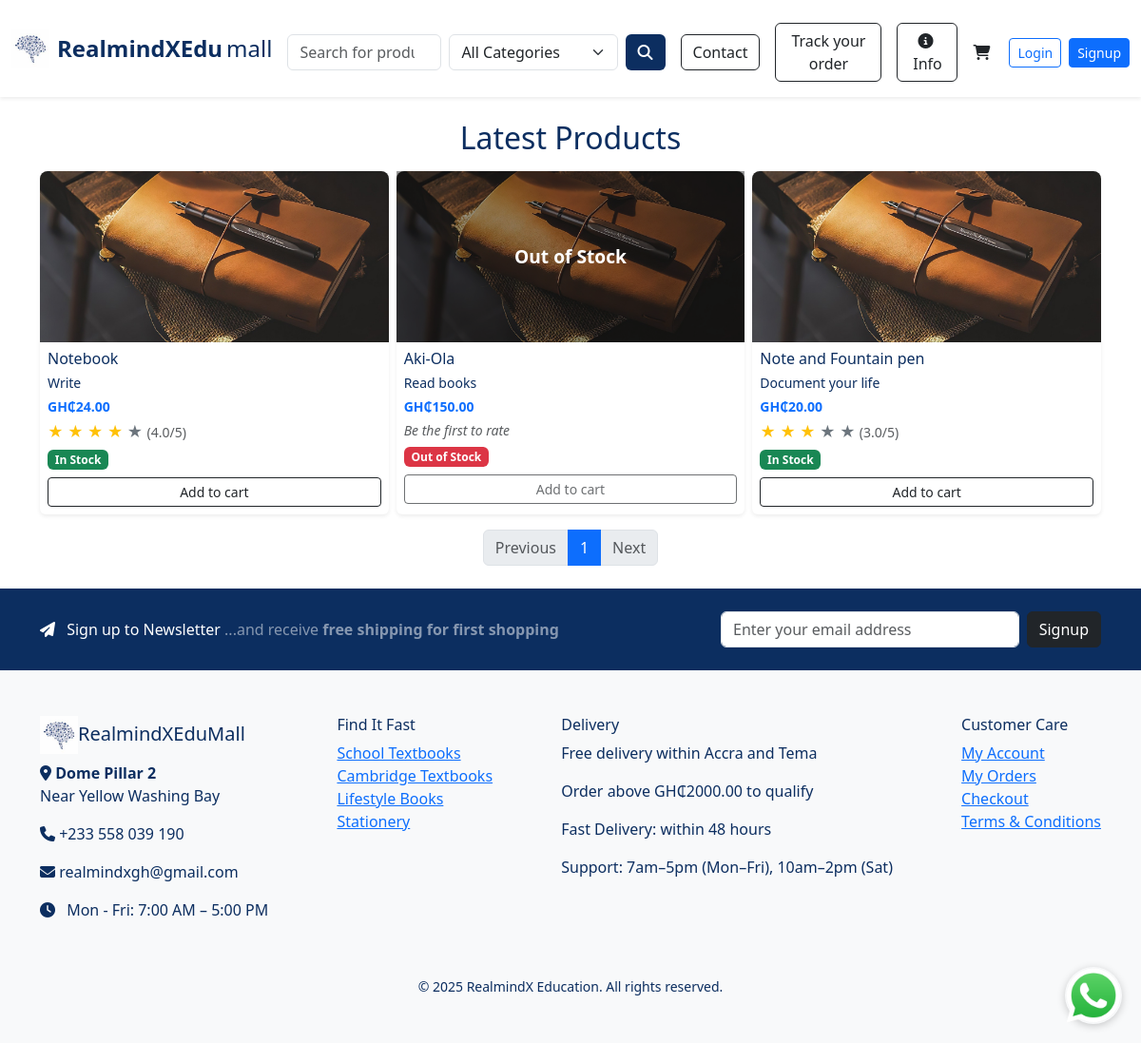
The page / on the database its author committed.
### e_commerce/models/products.py (models this page shows, shortened)
class Product(db.Model):
    __tablename__ = 'product'  # Optional, but makes FK references safer
    id = db.Column(db.Integer, primary_key=True)
    name = db.Column(db.String(120), nullable=False)
    description = db.Column(db.Text, nullable=False)
    price = db.Column(db.Float, nullable=False)
    image_filename = db.Column(db.String(120))
    in_stock = db.Column(db.Boolean, default=True)
    date_created = db.Column(db.DateTime, default=datetime.utcnow)
    author = db.Column(db.String(120), nullable=True)
    brand = db.Column(db.String(120), nullable=True)
    grade = db.Column(db.String(50), nullable=True)
    level = db.Column(db.String(50), nullable=True)
    subject = db.Column(db.String(100), nullable=True)
    ratings = db.relationship('ProductRating', back_populates='product', lazy=True)
    category_id = db.Column(db.Integer, db.ForeignKey('category.id'))
    category = db.relationship('Category', back_populates='products')
    order_items = db.relationship('OrderItem', backref='product', lazy=True)

### e_commerce/routes/main_routes.py (the view)
@main_bp.route('/')
def home():
    page = request.args.get('page', 1, type=int)
    per_page = 12  # or any number you prefer
    products = Product.query.order_by(Product.date_created.desc()).paginate(
        page=page,
        per_page=per_page,
        error_out=False
    )
    return render_template('home.html', products=products)

### e_commerce/templates/home.html (shortened to what this page needs)
{% extends "index.html" %}
{% block content %}
<div class="container my-4">
  {% if not current_user.is_authenticated %}
    <h2 class="text-center mb-3" style="color: #0C2E60;">Latest Products</h2>
    {% if products.items %}
      <div class="row g-2">
        {% for product in products.items %}
        <div class="col-6 col-md-4">
          <div class="card h-100 shadow-sm border-0">
            <div class="position-relative" style="height: 180px;">
              <img
                src="{{ url_for('static', filename='uploads/' ~ product.image_filename) }}"
                class="card-img-top"
                alt="{{ product.name }}"
                style="height: 100%; object-fit: cover; border-top-left-radius: .5rem; border-top-right-radius: .5rem;">
              {% if not product.in_stock %}
              <div class="position-absolute top-0 start-0 w-100 h-100 d-flex justify-content-center align-items-center"
                   style="background-color: rgba(0, 0, 0, 0.4); z-index: 10;">
                <span class="text-white fw-bold" style="font-size: 1.2rem;">Out of Stock</span>
              </div>
              {% endif %}
            </div>
            <div class="card-body p-2">
              <h6 class="card-title mb-1" style="color: #0C2E60;">{{ product.name }}</h6>
              <p class="card-text small mb-1" style="color: #0C2E60;">
                {{ product.description[:60] }}{% if product.description|length > 60 %}...{% endif %}
              </p>
              <p class="text-primary fw-bold small mb-1">GH₵{{ '%.2f'|format(product.price) }}</p>
              {% if product.ratings %}
                {% set avg_rating = (product.ratings | map(attribute='rating') | list | sum) / product.ratings|length %}
                <div class="mb-1">
                  {% for i in range(1, 6) %}
                    {% if i <= avg_rating %}
                      <span class="text-warning">&#9733;</span>
                    {% else %}
                      <span class="text-secondary">&#9733;</span>
                    {% endif %}
                  {% endfor %}
                  <small class="text-muted">({{ '%.1f' % avg_rating }}/5)</small>
                </div>
              {% else %}
                <small class="text-muted d-block mb-1 fst-italic">Be the first to rate</small>
              {% endif %}
              <span class="badge {{ 'bg-success' if product.in_stock else 'bg-danger' }} mb-2">
                {{ 'In Stock' if product.in_stock else 'Out of Stock' }}
              </span>
              {% if product.in_stock %}
                <a href="{{ url_for('cart.add_quantity', product_id=product.id) }}" class="btn btn-outline-dark btn-sm w-100">Add to cart</a>
              {% else %}
                <button class="btn btn-outline-dark btn-sm w-100" disabled>Add to cart</button>
              {% endif %}
            </div>
          </div>
        </div>
        {% endfor %}
      </div>
      <nav aria-label="Page navigation">
        <ul class="pagination justify-content-center mt-3">
          {% if products.has_prev %}
            <li class="page-item">
              <a class="page-link" href="{{ url_for('main.home', page=products.prev_num) }}">Previous</a>
            </li>
          {% else %}
            <li class="page-item disabled">
              <span class="page-link">Previous</span>
            </li>
          {% endif %}
          {% for p in products.iter_pages(left_edge=1, right_edge=1, left_current=1, right_current=2) %}
            {% if p %}
              <li class="page-item {% if p == products.page %}active{% endif %}">
                <a class="page-link" href="{{ url_for('main.home', page=p) }}">{{ p }}</a>
              </li>
            {% else %}
              <li class="page-item disabled"><span class="page-link">…</span></li>
            {% endif %}
          {% endfor %}
          {% if products.has_next %}
            <li class="page-item">
              <a class="page-link" href="{{ url_for('main.home', page=products.next_num) }}">Next</a>
            </li>
          {% else %}
            <li class="page-item disabled">
              <span class="page-link">Next</span>
            </li>
          {% endif %}
        </ul>
      </nav>
    {% else %}
      <div class="alert alert-warning text-center">No products available at the moment.</div>
    {% endif %}
  {% else %}
    <div class="alert alert-info text-center">
      Welcome, {{ current_user.username }}. You can view and rate your
      <a href="{{ url_for('main.purchased_products') }}">purchased products here</a>.
    </div>
  {% endif %}
</div>
{% endblock %}

### e_commerce/templates/index.html (shortened to what this page needs)
<!DOCTYPE html>
<html lang="en">
<head>
  <link href="https://cdn.jsdelivr.net/npm/bootstrap@5.3.3/dist/css/bootstrap.min.css" rel="stylesheet">
  <link rel="stylesheet" href="https://cdnjs.cloudflare.com/ajax/libs/font-awesome/6.6.0/css/all.min.css">
</head>
<body>
<nav class="navbar navbar-expand-lg navbar-light bg-white shadow-sm py-3">
  <div class="container-fluid">
    <a class="navbar-brand d-flex align-items-center" href="{{ url_for('main.home') }}">
      <img src="{{ url_for('static', filename='images/brain.jpg') }}" alt="Logo" width="40" class="me-2">
      <div class="d-flex align-items-baseline fs-4" style="color: #0C2E60;">
        <strong class="me-1">RealmindXEdu</strong><span>mall</span>
      </div>
    </a>
    <div class="collapse navbar-collapse d-none d-lg-flex justify-content-between mt-2">
      <div class="d-flex align-items-center w-100">
        {% if not current_user.is_authenticated %}
        <form method="GET" action="{{ url_for('main.search') }}" class="d-flex w-50 me-3">
          <input class="form-control me-2" type="search" name="q" placeholder="Search for products, author, level..." autocomplete="off">
          <select name="category" class="form-select me-2">
            <option value="">All Categories</option>
          </select>
          <button class="btn text-white" style="background-color: #0C2E60;"><i class="fas fa-search"></i></button>
        </form>
        {% endif %}
        <div class="d-flex align-items-center ms-auto">
          {% if not current_user.is_authenticated %}
            <a href="{{ url_for('main.contact') }}" class="btn btn-outline-dark me-3">Contact</a>
            <a href="{{ url_for('main.track_order') }}" class="btn btn-outline-dark me-3">Track your order</a>
            <a href="{{ url_for('main.info') }}" class="btn btn-outline-dark me-3"><i class="fas fa-info-circle me-1"></i> Info</a>
            <a href="{{ url_for('cart.view_cart') }}" class="nav-link me-3"><i class="fas fa-shopping-cart me-1"></i></a>
            <a href="{{ url_for('auth.login') }}" class="btn btn-outline-primary btn-sm me-2">Login</a>
            <a href="{{ url_for('auth.user_signup') }}" class="btn btn-primary btn-sm">Signup</a>
          {% else %}
            <span class="me-3">Welcome, {{ current_user.username }}</span>
            <a class="nav-link me-3" href="{{ url_for('main.purchased_products') }}"><i class="fas fa-box-open me-1"></i> My Orders</a>
            <a href="{{ url_for('auth.logout') }}" class="btn btn-outline-danger btn-sm">Logout</a>
          {% endif %}
        </div>
      </div>
    </div>
  </div>
</nav>
<main>
  {% block content %}{% endblock %}
</main>
<section class="text-white py-4" style="background-color: #0C2E60;">
  <div class="container d-flex flex-column flex-md-row justify-content-between align-items-center">
    <p class="mb-3 mb-md-0 fs-6">
      <i class="fas fa-paper-plane me-2"></i> Sign up to Newsletter
      <span class="text-white-50">...and receive <strong>free shipping for first shopping</strong></span>
    </p>
    <form method="POST" action="{{ url_for('main.subscribe_newsletter') }}" class="d-flex" style="max-width: 400px; width: 100%;">
      <input type="email" name="email" class="form-control me-2" placeholder="Enter your email address" required>
      <button class="btn btn-dark" type="submit">Signup</button>
    </form>
  </div>
</section>
<footer class="bg-light py-5" style="color: #0C2E60;">
  <div class="container d-flex flex-wrap justify-content-between">
    <div class="mb-4">
      <h5><img src="{{ url_for('static', filename='images/brain.jpg') }}" width="40"><span style="color: #0C2E60;">RealmindXEduMall</span></h5>
      <p><i class="fa fa-map-marker-alt"></i> <strong>Dome Pillar 2</strong><br>Near Yellow Washing Bay</p>
      <p><i class="fa fa-phone"></i> +233 558 039 190</p>
      <p><i class="fa fa-envelope"></i> realmindxgh@gmail.com</p>
      <p><i class="fa fa-clock me-2"></i> Mon - Fri: 7:00 AM – 5:00 PM</p>
    </div>
    <div>
      <h6>Find It Fast</h6>
      <ul class="list-unstyled">
        <li><a href="#">School Textbooks</a></li>
        <li><a href="#">Cambridge Textbooks</a></li>
        <li><a href="#">Lifestyle Books</a></li>
        <li><a href="#">Stationery</a></li>
      </ul>
    </div>
    <div>
      <h6>Delivery</h6>
      <p>Free delivery within Accra and Tema</p>
      <p>Order above GH₵2000.00 to qualify</p>
      <p>Fast Delivery: within 48 hours</p>
      <p>Support: 7am–5pm (Mon–Fri), 10am–2pm (Sat)</p>
    </div>
    <div>
      <h6>Customer Care</h6>
      <ul class="list-unstyled">
        <li><a href="{{ url_for('auth.login') }}">My Account</a></li>
        <li><a href="{{ url_for('auth.login') }}">My Orders</a></li>
        <li><a href="{{ url_for('auth.login') }}">Checkout</a></li>
        <li><a href="#">Terms & Conditions</a></li>
      </ul>
    </div>
  </div>
  <div class="text-center mt-3">
    <small id="copyright"></small>
  </div>
</footer>
<a href="https://wa.me/233558099689" class="whatsapp-float" target="_blank" style="position: fixed;
  bottom: 20px;
  right: 20px;
  z-index: 9999;
  background-color: transparent;
  border-radius: 50%;
  box-shadow: 0 2px 8px rgba(0,0,0,0.2);
  transition: transform 0.2s ease-in-out;">
    <img src="{{ url_for('static', filename='images/whatsapp.png') }}" alt="WhatsApp" width="60">
</a>
</body>
</html>

### rows shown on the page
Product: image_filename (picture), name "Notebook", description "Write", price "24.00", avg_rating "4.0", in_stock "In Stock"
Product: image_filename (picture), shows "Out of Stock", name "Aki-Ola", description "Read books", price "150.00", shows "Be the first to rate", in_stock "Out of Stock", shows "Add to cart"
Product: image_filename (picture), name "Note and Fountain pen", description "Document your life", price "20.00", avg_rating "3.0", in_stock "In Stock"

### other values the page prints
{{ p }} "1"
